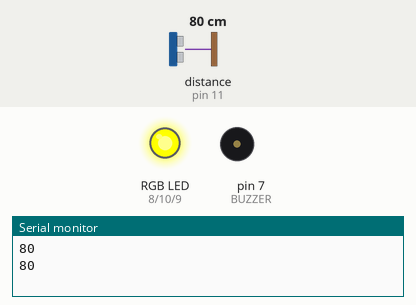
A sketch run on a simulated Arduino Uno, built with avr-gcc and run on an emulated ATmega328P. On the bench: an RGB LED mixed from three pins (HIGH = lit), buzzer (waves = sounding), the last lines printed to the serial monitor. Wiring (inferred from the names in the program): ultrasonic range finder: trigger pin 12; echo pin 11. Inputs (shaded band) come from the test bench; at power-on: distance to the obstacle (sensor on pin 11) 80 cm. The echo pulse lasts 58.3 µs per cm; pins used as bus, display or sensor lines are not drawn.

Above: at 1.8 s.
1.9 s: distance to the obstacle (sensor on pin 11) set to 53 cm
5.4 s: distance to the obstacle (sensor on pin 11) set to 45 cm
At 7.0 s:
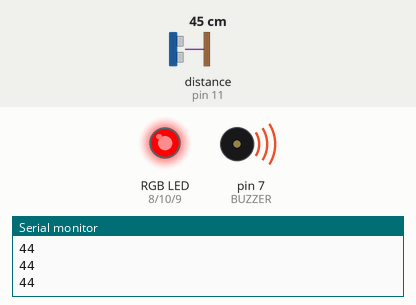
7.5 s: distance to the obstacle (sensor on pin 11) set to 120 cm
At 9.2 s:
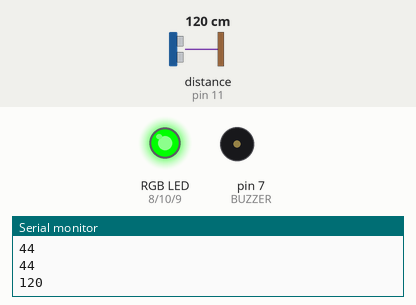
11.6 s: distance to the obstacle (sensor on pin 11) set to 103 cm
14.7 s: distance to the obstacle (sensor on pin 11) set to 94 cm
At 15.82 s:
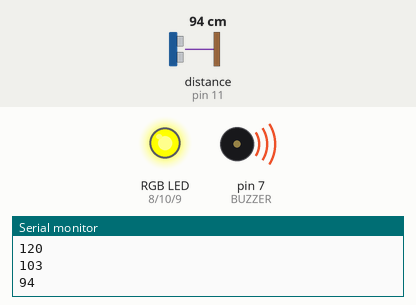
18.8 s: distance to the obstacle (sensor on pin 11) set to 2 cm
At 19.4 s:
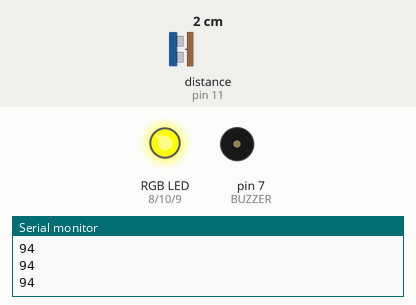
Timing chart, 0 to 21.8 s (numbered marks = the images above; inputs shaded):
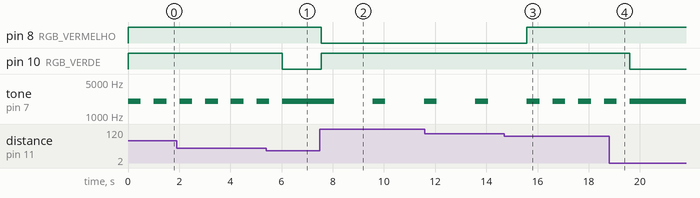

Measured:
- the behaviour switches between 51 and 50 cm on distance to the obstacle (sensor on pin 11) (found by bisection; images 0 and 1)
- the behaviour switches between 100 and 99 cm on distance to the obstacle (sensor on pin 11) (found by bisection; images 2 and 3)
- after the input at 5.4 s, pin 10 (RGB_VERDE): HIGH → LOW after 0.63 s; tone on pin 7 (BUZZER): goes on until 6.0 s, then stays 2000 Hz
- after the input at 7.5 s, pin 8 (RGB_VERMELHO): HIGH → LOW after 0.05 s; pin 10 (RGB_VERDE): LOW → HIGH after 0.05 s; tone on pin 7 (BUZZER): alternates 2000 Hz for 0.50 s and silent for 1.5 s, starting after 0.55 s
- after the input at 14.7 s, pin 8 (RGB_VERMELHO): LOW → HIGH after 0.88 s; tone on pin 7 (BUZZER): alternates 2000 Hz for 0.50 s and silent for 0.51 s, starting after 1.9 s
- after the input at 18.8 s, pin 10 (RGB_VERDE): HIGH → LOW after 0.80 s; tone on pin 7 (BUZZER): goes on until 19.6 s, then stays 2000 Hz
- by itself, tone on pin 7 (BUZZER): alternates 2000 Hz for 0.50 s and silent for 0.50 s

The sketch:

sensor_de_re.ino
```cpp
const int BUZZER = 7;

const int RGB_VERMELHO = 8;

const int RGB_VERDE = 10;

const int RGB_AZUL = 9;

const int ECHO = 11;

const int TRIG = 12;

int atraso = 2000;


void setup()

{

  Serial.begin(9600);

  pinMode(TRIG,OUTPUT);

  pinMode(ECHO,INPUT);

  pinMode(RGB_VERMELHO, OUTPUT);

  pinMode(RGB_VERDE, OUTPUT);

  pinMode(RGB_AZUL, OUTPUT);

  pinMode(BUZZER, OUTPUT);

}

void loop()

{

  int distancia = sensor_re(TRIG,ECHO);

  Serial.println(distancia);

  if(distancia < 50){

    vermelho();

    atraso = 300;

  }else if(distancia < 100){

    amarelo();

    atraso = 1000;

  }else {

    verde();

    atraso = 2000;

  }

  tone(BUZZER, 2000, 500);

  delay(atraso);

}

int sensor_re(int pinotrig, int pinoecho)

{

  digitalWrite(pinotrig,LOW);

  delayMicroseconds(2);

  digitalWrite(pinotrig,HIGH);

  delayMicroseconds(10);

  digitalWrite(pinotrig,LOW);

  return pulseIn(pinoecho,HIGH)/58;

}

void verde()

{

  digitalWrite(RGB_VERMELHO, LOW);

  digitalWrite(RGB_AZUL, LOW);

  digitalWrite(RGB_VERDE, HIGH);

}

void amarelo()

{

  digitalWrite(RGB_VERMELHO, HIGH);

  digitalWrite(RGB_AZUL, LOW);

  digitalWrite(RGB_VERDE, HIGH);

}

void vermelho()

{

  digitalWrite(RGB_VERMELHO, HIGH);

  digitalWrite(RGB_AZUL, LOW);

  digitalWrite(RGB_VERDE, LOW);

}
 
```
